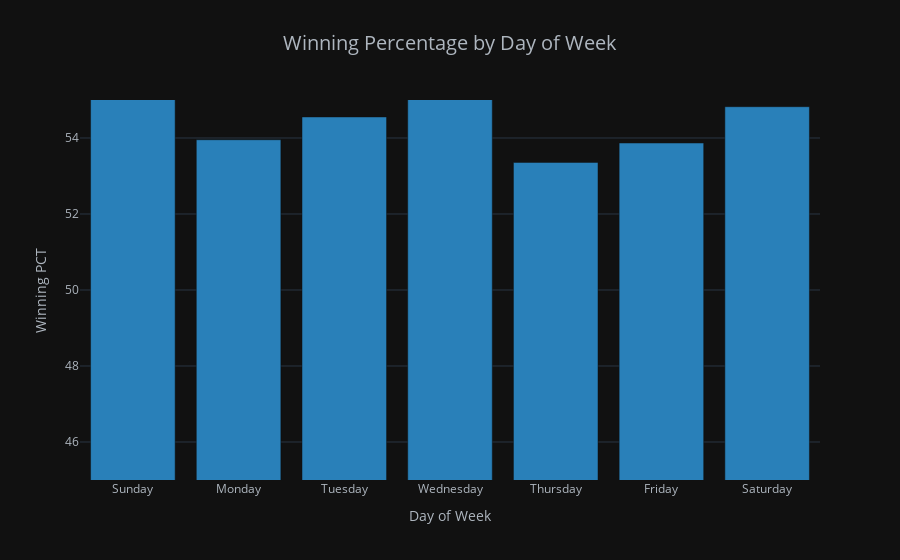

Source (notebook cell):
### Markdown cell above
### Winning Percentage by Day of Week

### Code cell
pivot_table = pd.pivot_table(df, index='day_of_week',columns = 'result', values = 'game_id', aggfunc='count')
day_order = ['Sunday','Monday', 'Tuesday', 'Wednesday', 'Thursday', 'Friday', 'Saturday']
pivot_table = pivot_table.reindex(day_order)

pivot_table['total'] = pivot_table['win'] + pivot_table['loss'] + pivot_table['draw']
pivot_table['winning_pct'] = pivot_table['win'] * 100 / pivot_table['total']

days_of_week = pivot_table.index

fig = px.bar(pivot_table,x=days_of_week, y='winning_pct',color_discrete_sequence=[blue,purple,green],
             title='Winning Percentage by Day of Week',barmode ='stack')
fig.update_layout(font_color = '#AEB6BF',title_x = 0.5,title_font_size = 20,
                  xaxis_title = 'Day of Week',yaxis_title = 'Winning PCT', yaxis=dict(range=[45,55]))
fig.show()

### Figure 1 — Plotly figure (JSON) as saved in the notebook; plotly's stock layout.template omitted (floating-point values rounded to 4 significant figures)
{"data": [{"alignmentgroup": "True", "hovertemplate": "day_of_week=%{x}<br>winning_pct=%{y}<extra></extra>", "legendgroup": "", "marker": {"color": "#2980B9", "pattern": {"shape": ""}}, "name": "", "offsetgroup": "", "orientation": "v", "showlegend": false, "textposition": "auto", "type": "bar", "x": ["Sunday", "Monday", "Tuesday", "Wednesday", "Thursday", "Friday", "Saturday"], "xaxis": "x", "y": [55.61, 53.95, 54.55, 55.27, 53.36, 53.87, 54.82], "yaxis": "y"}], "layout": {"barmode": "stack", "font": {"color": "#AEB6BF"}, "legend": {"tracegroupgap": 0}, "title": {"font": {"size": 20}, "text": "Winning Percentage by Day of Week", "x": 0.5}, "xaxis": {"anchor": "y", "domain": [0, 1], "title": {"text": "Day of Week"}}, "yaxis": {"anchor": "x", "domain": [0, 1], "range": [45, 55], "title": {"text": "Winning PCT"}}}}
